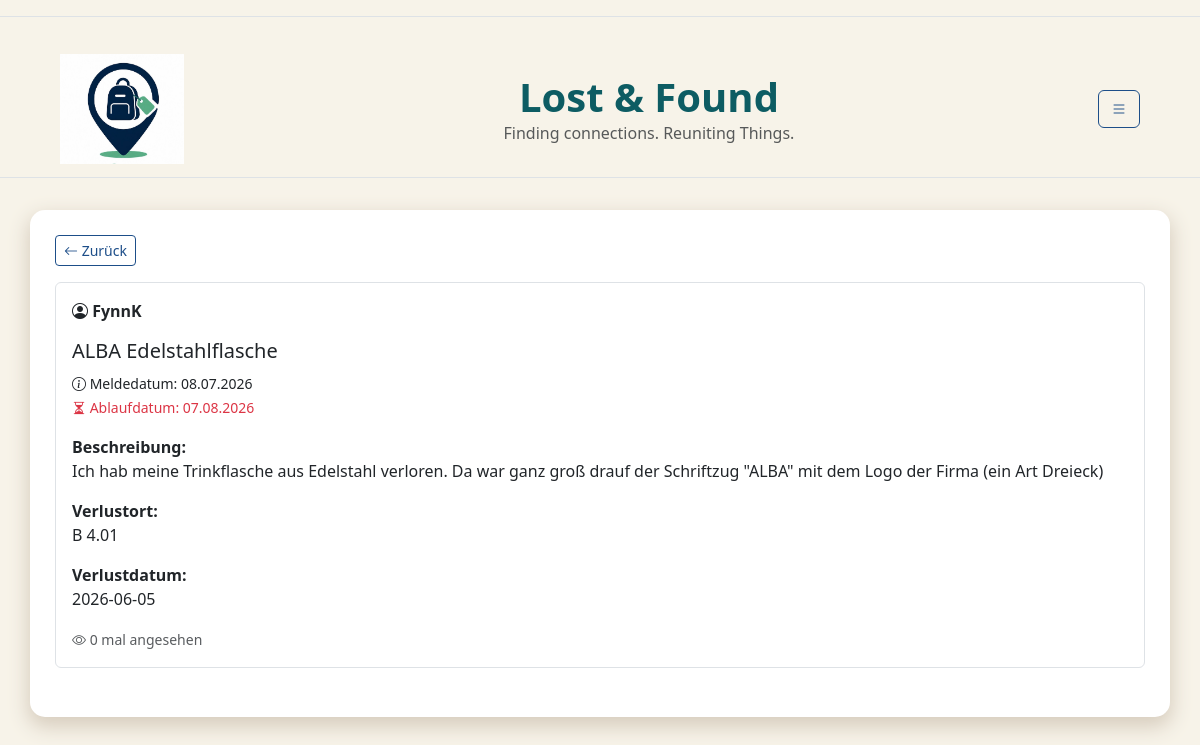
The app's page /post/8/ (signed in), older data.
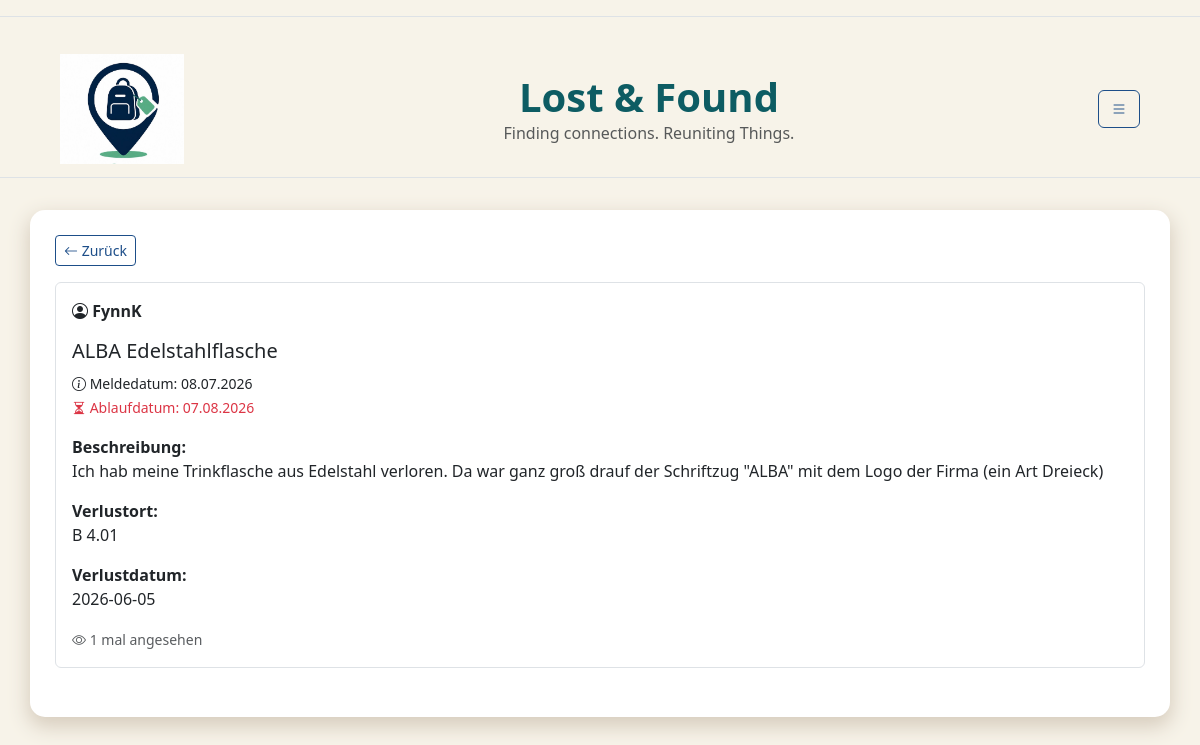
The same page, newer data.
### db.py (models this page shows)
class StandardUser(db.Model):
    __tablename__ = "standardUser"
    user_id = db.Column( db.Integer, primary_key=True )
    fundbuero_id = db.Column( db.Integer, db.ForeignKey("fundbuero.fundbuero_id"), nullable=True)
    campus_id = db.Column( db.String, db.ForeignKey("campus.campus_id") )
    name = db.Column( db.String)
    benutzername = db.Column( db.String, unique=True)
    telefonnummer = db.Column(db.String)
    standardtext = db.Column(db.Text)
    passwort = db.Column(db.String,nullable=False)
    hwr_mail = db.Column(db.String, unique=True,nullable=False )
    is_admin = db.Column(db.Boolean, default=False)
    campus = db.relationship("Campus",back_populates="users")
    posts = db.relationship( "Post",back_populates="user")

class Post(db.Model):
    __tablename__ = "post"
    post_id = db.Column(db.Integer,primary_key=True)
    user_id = db.Column(db.Integer,db.ForeignKey("standardUser.user_id"))
    fundbuero_id = db.Column(db.Integer,db.ForeignKey("fundbuero.fundbuero_id"))
    titel = db.Column(db.String,nullable=False)
    meldedatum = db.Column(db.Date)
    verlustdatum = db.Column(db.Date)
    ablaufdatum = db.Column(db.Date)
    schliessdatum = db.Column(db.Date)
    verlustort = db.Column(db.String)
    beschreibung = db.Column(db.Text)
    status = db.Column(db.String,default="laufend")
    views = db.Column(db.Integer,default=0 )
    user = db.relationship("StandardUser",back_populates="posts")
    fundbuero = db.relationship("Fundbuero",back_populates="posts")

### app.py (the view)
@app.route("/post/<int:post_id>/")
def post_detail(post_id):
    if "user_id" not in session:
        flash("Bitte zuerst einloggen!", "warning")
        return redirect(url_for("login"))
    post = db.session.get(Post, post_id)
    if post is None:
        flash("Diesen Post gibt es nicht (mehr).", "warning")
        return redirect(url_for("home"))
    post.views = (post.views or 0) + 1
    db.session.commit()
    return render_template("post_detail.html", post=post)

### templates/post_detail.html (shortened to what this page needs)
{% extends "base.html" %}
{% block CONTENT %}
<a href="{{ url_for('home') }}" class="btn btn-outline-secondary btn-sm mb-3">
    <i class="bi bi-arrow-left"></i> Zurück
</a>
<div class="border rounded p-3 mb-4">
    <strong>
        <i class="bi bi-person-circle"></i>
        {{ post.user.benutzername }}
    </strong>
    <h5 class="mt-3">{{ post.titel }}</h5>
    <small>
        <i class="bi bi-info-circle"></i>
        Meldedatum: {{ post.meldedatum.strftime('%d.%m.%Y') }}
    </small>
    <br>
    <small class="text-danger">
        <i class="bi bi-hourglass-split"></i>
        Ablaufdatum: {{ post.ablaufdatum.strftime('%d.%m.%Y') }}
    </small>
    <p class="mt-3">
        <strong>Beschreibung:</strong><br>
        {{ post.beschreibung }}
    </p>
    <p>
        <strong>Verlustort:</strong><br>
        {{ post.verlustort }}
    </p>
    <p>
        <strong>Verlustdatum:</strong><br>
        {{ post.verlustdatum }}
    </p>
    <small class="text-muted">
        <i class="bi bi-eye"></i> {{ post.views }} mal angesehen
    </small>
</div>
{% endblock %}

### templates/base.html (shortened to what this page needs)
<!doctype html>
<html lang="en">
<head>
    {{ bootstrap.load_css() }}
    <link rel="stylesheet"
      href="https://cdn.jsdelivr.net/npm/bootstrap-icons@1.11.3/font/bootstrap-icons.min.css">
    <link rel="stylesheet"
      href="{{ url_for('static', filename='css/style.css') }}">
   <link rel="stylesheet"
      href="{{ url_for('static', filename='css/color.css') }}">
</head>
<body>
<nav class="navbar border-bottom mb-4"></nav>
{% if request.endpoint not in ['login', 'register'] %}
<nav class="navbar border-bottom mb-3">
{% if request.endpoint != 'create_post' %}
    <div class="container-fluid d-flex align-items-center">
        <a class="navbar-brand d-flex align-items-center ms-5"
   href="{{ url_for('home') }}">
    <img
        src="{{ url_for('static', filename='images/LogoLostAndFound.jpeg') }}"
        alt="Logo"
        height="110">
     </a>
        <div class="text-center flex-grow-1">
            <h1 class="m-0 fw-bold" style ="font-size: 2.5 em ;">Lost & Found</h1>
            <p class="m-0 text-muted " style="font-size:1.4 em ">Finding connections. Reuniting Things.</p>
        </div>
        {% else %}
        <div class="flex-grow-1"></div>
        {%endif%}
        <button
            class="btn btn-outline-secondary ms-auto me-5"
            type="button"
            data-bs-toggle="collapse"
            data-bs-target="#navbarToggleExternalContent">
            <i class="bi bi-list"></i>
        </button>
    </div>
</nav>
{% endif %}
<div class="container mt-3">
{% from 'bootstrap5/utils.html' import render_messages %}
    {% block CONTENT %}
    {% endblock %}
</div>
</body>
</html>

### static/css/style.css (style rules this page uses)
body { background-color: var(--color-main) !important; }
h1, h2, h3 { color: var(--color-highlight) !important; }
.btn-outline-secondary { color: var(--color-accent2) !important; border-color: var(--color-accent2) !important; }
.container { background: white; border-radius: 15px; box-shadow: 0px 8px 20px 2px var(--color-shadow); padding: 25px; }

### static/css/color.css (style rules this page uses)
:root { --color-main: rgb(247, 243, 233); --color-shadow: rgb(215, 205, 190); --color-highlight: rgb(13, 92, 99); --color-accent1: rgb(46, 196, 182); --color-accent2: rgb(29, 78, 137); }

Row changes from the older to the newer data that the page shows:
changed Post "ALBA Edelstahlflasche": views "0" → "1"
